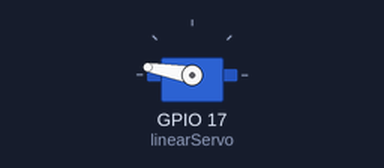
Bench run of a sketch on a simulated ESP32. Shown: servo.

Above: at 0.0 s.
At 60.0 s:
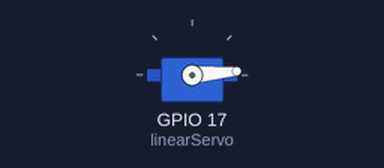
Timing chart, 0 to 121.5 s (numbered marks = the images above):
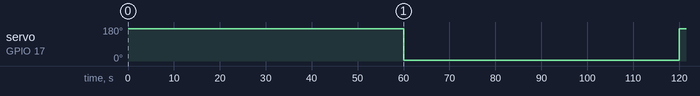

Measured:
- by itself, servo on GPIO 17 (linearServo): 170° → 5° at 60.0 s, → 170° 60.0 s later

The sketch:

linearServoTest.ino
```cpp
#include <ESP32Servo.h>

Servo linearServo;

void setup() {
  linearServo.attach(17);    // MEGA pin 9
}

void loop() {
  // Extend
  linearServo.writeMicroseconds(2300);
  delay(60000);

  // Retract
  linearServo.writeMicroseconds(600);
  delay(60000);
}
```
